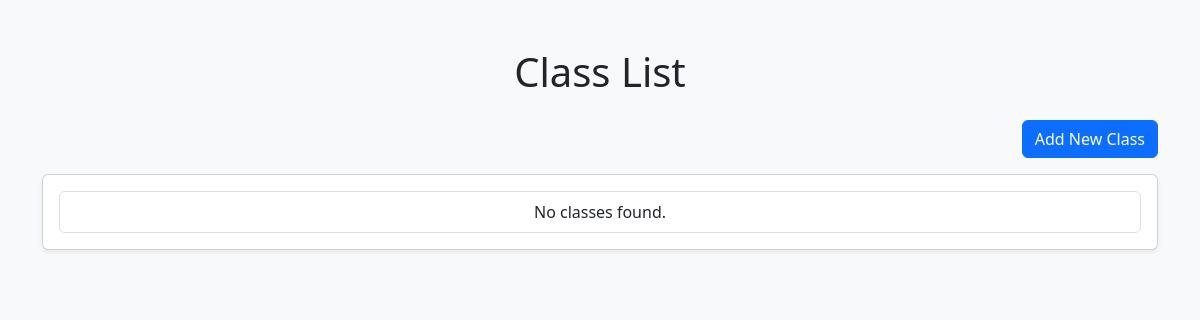
Before: /classes/ with the older database file.
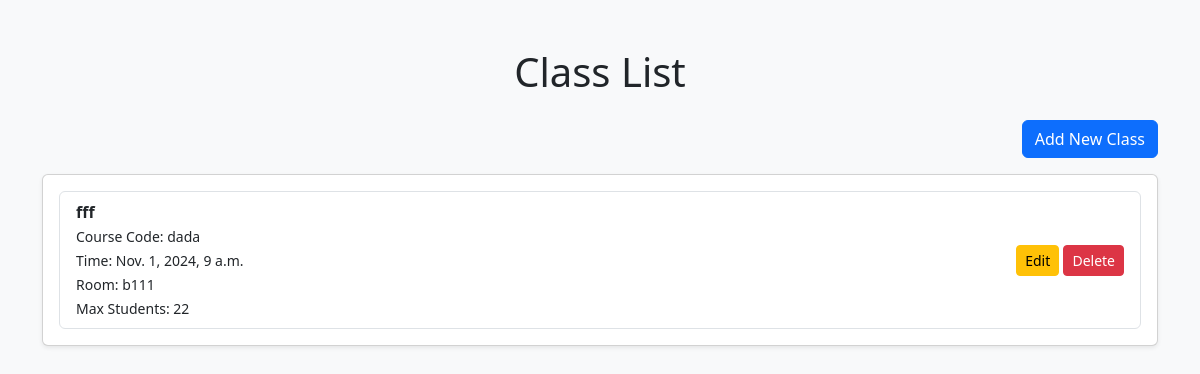
After: the same page with the newer database file.
### samsapp/models.py (models this page shows, shortened)
class Class(models.Model):
    class_id = models.AutoField(primary_key=True)  # Automatically increments
    student_id = models.ForeignKey('Student', on_delete=models.CASCADE)  # Relates to the Student model
    course_code = models.CharField(max_length=50)
    class_name = models.CharField(max_length=100)
    class_time = models.DateTimeField()
    room_number = models.CharField(max_length=10)
    max_students = models.IntegerField()

### samsapp/views.py (the view)
# urls.py: path('classes/', views.class_list, name='class_list'),
def class_list(request):
    classes = Class.objects.all()
    return render(request, 'samsapp/class_list.html', {'classes': classes})

### samsapp/templates/samsapp/class_list.html (shortened to what this page needs)
<!DOCTYPE html>
<html lang="en">
<head>
    <link href="https://cdn.jsdelivr.net/npm/bootstrap@5.3.0-alpha1/dist/css/bootstrap.min.css" rel="stylesheet">
</head>
<body class="bg-light">
<div class="container mt-5">
    <h1 class="text-center mb-4">Class List</h1>
    <div class="text-end mb-3">
        <a href="{% url 'class_add' %}" class="btn btn-primary">Add New Class</a>
    </div>
    <div class="card shadow-sm">
        <div class="card-body">
            <ul class="list-group">
                {% for class in classes %}
                    <li class="list-group-item d-flex justify-content-between align-items-center">
                        <div>
                            <strong>{{ class.class_name }}</strong><br>
                            <small>Course Code: {{ class.course_code }}</small><br>
                            <small>Time: {{ class.class_time }}</small><br>
                            <small>Room: {{ class.room_number }}</small><br>
                            <small>Max Students: {{ class.max_students }}</small>
                        </div>
                        <div>
                            <a href="{% url 'class_update' class.class_id %}" class="btn btn-warning btn-sm">Edit</a>
                            <a href="{% url 'class_delete' class.class_id %}" class="btn btn-danger btn-sm">Delete</a>
                        </div>
                    </li>
                {% empty %}
                    <li class="list-group-item text-center">No classes found.</li>
                {% endfor %}
            </ul>
        </div>
    </div>
</div>
</body>
</html>

Changed rows visible on the page:
added Class: class_name "fff", course_code "dada", class_time "Nov. 1, 2024, 9 a.m.", room_number "b111", max_students "22"
Other visible differences:
text no longer shown: "No classes found."
